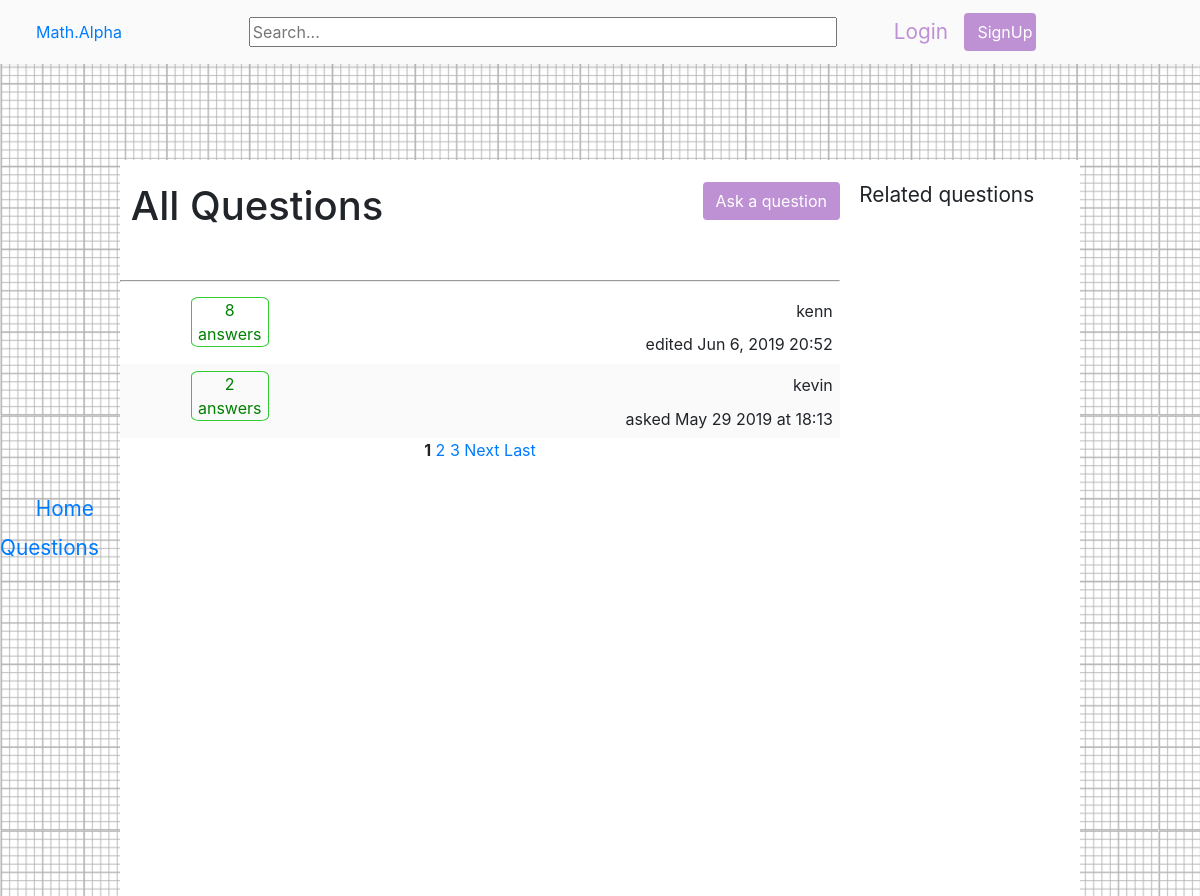
Page /allquestions/ on the committed database.
### passionProjectApp/models.py (models this page shows, shortened)
class RealQuestion(models.Model):
    title = tinymce_models.HTMLField()
    question = tinymce_models.HTMLField()
    last_update=models.DateTimeField(default=datetime.datetime.utcnow())
    date_created=models.DateTimeField(default=datetime.datetime.utcnow())
    upvote=models.ManyToManyField(User,blank=True,related_name='question_upvotes')
    downvote=models.ManyToManyField(User,blank=True,related_name='question_downvotes')
    author = models.ForeignKey(User,on_delete=models.CASCADE)

### passionProjectApp/views.py (the view)
# urls.py: path('allquestions/',views.allquestions,name='allquestions'),
def allquestions(request):
    randomquestion=RealQuestion.objects.all().order_by('?')[:10]
    questionlist=RealQuestion.objects.all().order_by('date_created')
    paginator=Paginator(questionlist,2)
    page=request.GET.get('page')
    print('lastpage')
    questionpage=paginator.get_page(page)
    print("questions")
    print(questionpage)
    print("Count")
    print(paginator.num_pages)
    print("paginator")
    print(paginator)
    return render(request,'passionProjectApp/allquestions.html',{'questionlist':questionlist,'randomquestion':randomquestion,'questionpage':questionpage})

### passionProjectApp/templates/passionProjectApp/allquestions.html (shortened to what this page needs)
{% extends 'passionProjectApp/base.html' %}
{% block body %}
<div class="titlepadding">
    <h1 class="questionTitle">All Questions</h1>
    <a class="askbutton" href="{% url 'ask' %}"><button type="button" class="btn registerbutton">Ask a question</button></a>
</div>
<hr/>
{% if questionpage %}
{% for x in questionpage %}
<div class="changeColors">
    <div class="questionInfo">
        {% if x.answer_set.count == 1 %}
        <div class="answered"><div >{{x.answer_set.count}}</div> <div>answer</div></div>
        {% elif x.answer_set.count == 0 %}
        <div class="answered"><div >{{x.answer_set.count}}</div> <div>answers</div></div>
        {% else %}
        <div class="answered"><div >{{x.answer_set.count}}</div> <div>answers</div></div>
        {% endif %}
    </div>
    <a class='questionIndex' href="{% url 'ask_read' x.id %}">{% autoescape off %}{{x.title}}{% endautoescape %}</a>
    <div class="authorInfo">
        <div class ='authorName'>{{x.author}}</div>
        {% load tz %}
        {% if x.last_update > x.date_created %}
        {% timezone "America/Chicago" %}
        <abbr title="created {{x.last_update}}"> {% endtimezone %}edited {{x.last_update|date:"M j, Y H:i"}}</abbr>
        {% else %} {% timezone "America/Chicago" %} <abbr title="{{x.date_created}}"> {% endtimezone %} asked {{x.date_created|date:"M j Y"}} at {% load tz %}{{x.date_created|utc|date:"G:i"}}</abbr>
        {% endif %}
    </div>
</div>
{% endfor%}
{% endif %}
{% load mathfilters %}
<div style="text-align: center">
{% for y in  questionpage.paginator.page_range %}
    {% if questionpage.paginator.num_pages < 6 %}
    <a href ="?page={{y}}">{{y}}</a>
    {% else %}
        {% if questionpage.number == y %}
        <b>{{y}}</b>
        {% elif y > questionpage.number|sub:3  and y < questionpage.number|add:3 %}
        <a href="?page={{y}}">{{y}}</a>
        {% endif %}
    {% endif %}
    {% endfor %}
{% if questionpage.has_next %}
<a href="?page={{questionpage.next_page_number}}">Next</a>
{% if questionpage.number != questionpage.pagination.num_pages %}
<a href="?page={{questionpage.paginator.num_pages}}">Last</a>
{% endif %}
{% endif %}
</div>
{% endblock body %}

### passionProjectApp/templates/passionProjectApp/base.html (shortened to what this page needs)
<!DOCTYPE html>
<html lang="en">
<head>
    {% load static %}
    <link rel="stylesheet" href="{% static 'passionProjectApp/css/bootstrap.css' %}">
    <link rel="stylesheet" href="{% static 'passionProjectApp/css/base.css' %}">
</head>
<body >
{% if request.user.is_authenticated %}
<div class="topbar">
    <div class ='logo'><a href="{% url 'index' %}">Math.Alpha</a></div>
    <form action='{% url "search" %}' method="POST" class="search">
        {% csrf_token %}
        <input type="text" name="search" placeholder="Search...">
    </form>
    <div class='registration'>
        <span class='login'>{{request.user}}</span> <a class='registerlink' href="{% url 'logout' %}"><button type="button" class=" btn registerbutton">Sign Out</button></a></div>
</div>
{% else %}
<div class="topbar">
    <div class ='logo'><a href="{% url 'index' %}">Math.Alpha</a></div>
    <form action='{% url "search" %}' method="POST" class="search">
        <input type="text" name="search" placeholder="Search...">
    </form>
    <div class='registration'>
        <a class='login' href="{% url 'login' %}">Login</a> <a class='registerlink' href="{% url 'register' %}"><button type="button" class=" btn registerbutton">SignUp</button></a></div>
</div>
{% endif %}
<aside class="asidebar">
    <div class=" fixed-aside">
        <div id="home"><a href="{% url 'index' %}">Home</a></div>
        <div id="questions"><a href="{% url 'allquestions' %}">Questions</a></div>
    </div>
</aside>
<div class="bodygrid">
<div class="rightAside">
    <div class="randoQTitle">Related questions</div>
    {% if randomquestion %}
    {% for x in randomquestion %}
    <div class="randoQ"><a href="{% url 'ask_read' x.id %}">{% autoescape off %} {{x.title}} {% endautoescape %}</a></div>
    {% endfor %}
    {% endif %}
</div>
<div class="test">
    <div>
{% block body %}
{% endblock body %}
</div>
</div>
</div>
</body>
</html>

### passionProjectApp/static/passionProjectApp/css/base.css (style rules this page uses)
html,body { width:100vw; }
body { background-image:url('../images/background.png'); }
.bodygrid { display:grid; grid-template-areas: 'aside questions rando'; grid-template-columns: 0.5fr 3fr 1fr; padding-top:8vh; height:100vh; margin-top: 8%; margin-right: 10%; }
.topbar { display: flex; position: fixed; justify-content: space-between; top: 0; right: 0; width: 100vw; background: #fafafb; height: 8vh; padding: 1% 0; box-shadow: 0 1px 9px rgba(59,64,69,0.1); }
.logo { display: flex; align-items: center; justify-content: flex-start; padding-left: 3%; width: 12%; }
.search { display: flex; align-items: center; justify-content: center; padding-left: 4%; }
.topbar input { width: 49vw; }
.registration { position: relative; display: flex; align-items: center; justify-content: space-between; padding-right: 15%; }
.login,.registerlink, .editlinks { text-decoration: none; }
.login { color:#BE90D4; font-size: 1.3rem; }
.registerlink { margin-left: 13%; }
.registerbutton { background:#BE90D4; color:white; }
.registration .registerbutton { width: 6vw; }
.asidebar { display: grid; grid-area: aside; background: #ffffff; text-align: right; height: 100%; top: 9%; }
.fixed-aside { top: 55%; position: fixed; }
.fixed-aside div { padding-right: 5%; padding-bottom: 8%; font-size: 1.3rem; }
.test { display: grid; grid-area:questions; background: white; }
.titlepadding { padding:3% 0 0 1.5%; display:flex; justify-content: space-between; height:7rem; }
.questionTitle { display:inline; }
abbr[title] { cursor: auto; text-decoration: none; }
hr { height:0 }
div.changeColors:nth-of-type(odd) { display: flex; justify-content: space-between; padding: 1%; background: #fafafb; }
div.changeColors:nth-of-type(even) { display: flex; justify-content: space-between; padding: 1%; background: white; }
.answered { display: inline-block; text-align: center; border: 1px solid limegreen; color: green; border-radius: 10%; width:78px; }
.questionInfo { margin-left: 9%; }
.questionIndex { margin-right: auto; padding-left: 6%; width: fit-content; }
.authorName { display: flex; align-items: flex-start; padding-top: 1%; padding-left: 5%; width: fit-content; text-align: right; margin-left: auto; padding-bottom: 5%; }
.authorInfo { display:inline-block; }
.rightAside { grid-area: rando; background: #ffffff; }
.randoQ { padding-left: 8%; padding-bottom: 8%; font-size: 0.9rem; }
.randoQTitle { padding: 8% 0 5% 8%; font-size: 1.3rem; }

### rows in the picture
RealQuestion: answer_set.count "8", author "kenn", last_update "Jun 6, 2019 20:52"
RealQuestion: answer_set.count "2", author "kevin", date_created "May 29 2019", date_created|utc "18:13"

### other values in the picture
{{ y }} "1"
{{ y }} "2" "3"
